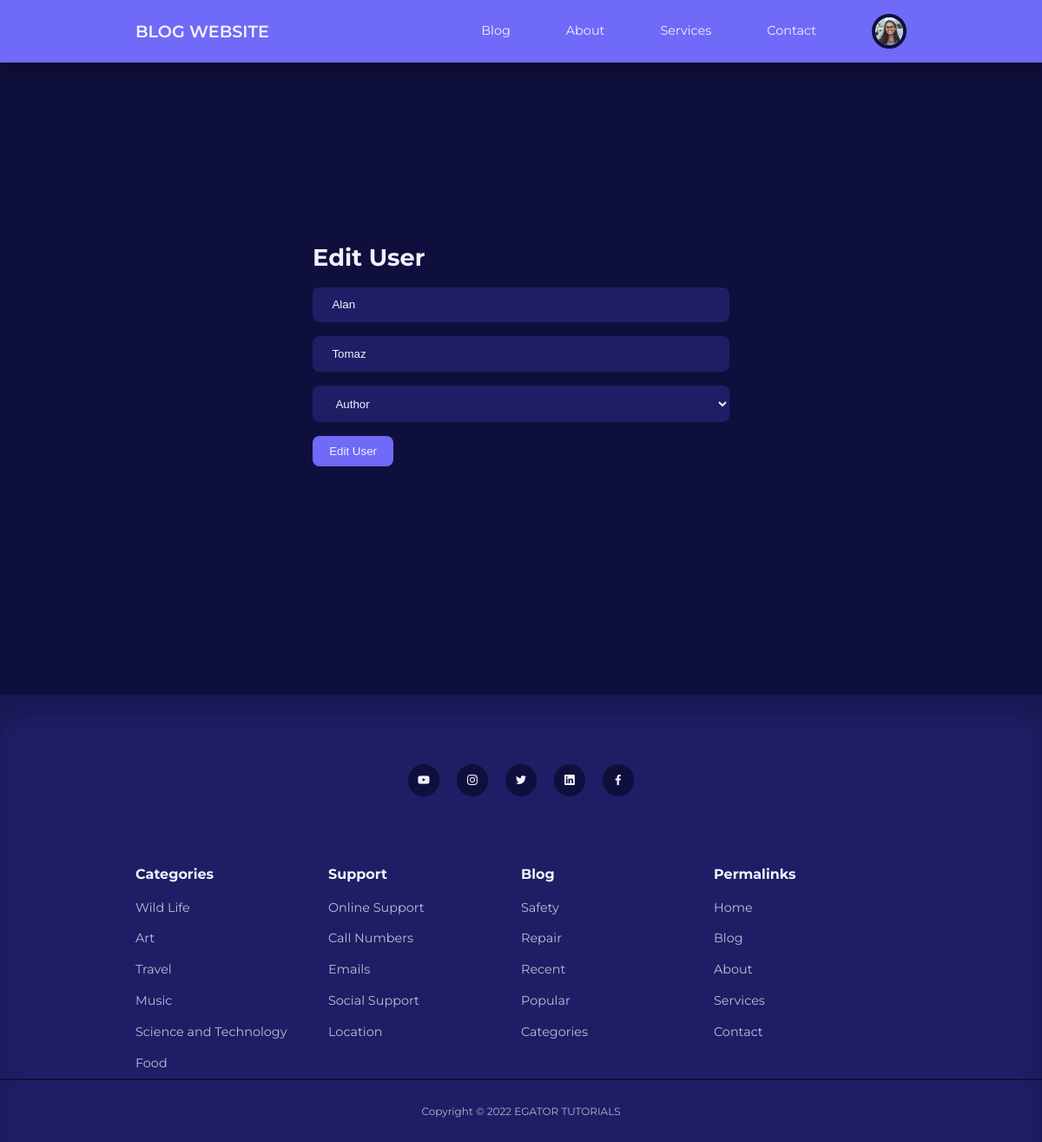
Screenshot of /admin/edit-user.php?id=1 (signed in) with the database file from the repository.
### tables this page shows
CREATE TABLE `users` (
  `id` int(11) UNSIGNED NOT NULL,
  `firstname` varchar(50) NOT NULL,
  `lastname` varchar(50) NOT NULL,
  `username` varchar(50) NOT NULL,
  `email` varchar(100) NOT NULL,
  `password` varchar(255) NOT NULL,
  `avatar` varchar(255) NOT NULL,
  `is_admin` tinyint(1) NOT NULL
);

### admin/partials/header.php (called while the page is built, shortened)
<?php
require $_SERVER['DOCUMENT_ROOT'] . '/Blog/partials/header.php';
?>

### admin/edit-user.php (the view, shortened to what this page needs)
<?php
  include $_SERVER['DOCUMENT_ROOT'] . '/Blog/admin/partials/header.php';
  if (isset($_GET['id'])) {
      $id = filter_var($_GET['id'], FILTER_SANITIZE_NUMBER_INT);
      $query = "SELECT * FROM users WHERE id='$id'";
      $result = mysqli_query($connection, $query);
      $user = mysqli_fetch_assoc($result);
  } else {
      header('location: ' . ROOT_URL . 'admin/manage-users.php');
  }
  ?>
<section class="form-section add-content">
    <div class="container form-section-container ">
        <h2>Edit User</h2>
        <form action="<?= ROOT_URL ?>admin/edit-user-logic.php" enctype="multipart/form-data" method="POST">
            <input type="text" name="firstname" value="<?= $user["firstname"] ?>" placeholder="First Name">
            <input type="text" name="lastname" value="<?= $user["lastname"] ?>" placeholder="Last Name">
            <select name="user-role">
                <option value="0" selected>Author</option>
            </select>
            <button type="submit" name="submit" class="btn">Edit User</button>
        </form>
    </div>
</section>
<?php
  include $_SERVER['DOCUMENT_ROOT'] . '/Blog/partials/footer.php';
  ?>

### partials/header.php (shortened to what this page needs)
<?php
require $_SERVER['DOCUMENT_ROOT'] . '/Blog/config/database.php';
if(isset($_SESSION['user-id'])) {
    $id = filter_var($_SESSION['user-id'], FILTER_SANITIZE_FULL_SPECIAL_CHARS);
    $query = "SELECT avatar from users WHERE id = '$id'";
    $result = mysqli_query($connection, $query);
    $avatar = mysqli_fetch_assoc($result);
}
?>
<!DOCTYPE html>
<html lang="en">
<head>
    <link rel="stylesheet" href="<?php echo ROOT_URL ?>css/style.css">
    <link rel="stylesheet" href="https://unicons.iconscout.com/release/v4.0.0/css/line.css">
</head>
<body>
    <nav>
        <div class="container nav-container">
            <a href="<?php echo ROOT_URL ?>index.php" class="nav-logo">BLOG WEBSITE</a>
            <ul class="nav-items">
                <li><a href="<?php echo ROOT_URL ?>pages/blog.php">Blog</a></li>
                <li><a href="<?php echo ROOT_URL ?>pages/about.php">About</a></li>
                <li><a href="<?php echo ROOT_URL ?>pages/services.php">Services</a></li>
                <li><a href="<?php echo ROOT_URL ?>pages/contact.php">Contact</a></li>
               <?php if (isset($_SESSION['user-id'])) : ?>
                <li class="nav-profile">
                    <div class="avatar">
                        <img src="<?php echo ROOT_URL . "img/" . $avatar['avatar'] ?>">
                    </div>
                </li>
                <?php else : ?>
                <li><a href="pages/signin.php">Sign In</a></li>
                <?php endif ?>
            </ul>
        </div>
    </nav>

### css/style.css (style rules this page uses)
:root { --color-primary: #6f6af8; --color-primary-light: hsl(242, 91%, 69%, 18%); --color-primary-variant: #5854c7; --color-red: #da0f3f; --color-red-light: hsl(346, 87%, 46%, 15%); --color-green: #00c476; --color-green-light: hsl(156, 100%, 38%, 15%); --color-gray-900: #1e1e66; --color-gray-700: #2d2b7c; --color-gray-300: rgba(242, 242, 254, 0.3); --color-gray-200: rgba(242, 242, 254, 0.7); --color-white: #f2f2fe; --color-bg: #0f0f3e; --transition: all 300ms ease; --container-width-lg: 74%; --container-width-md: 88%; --form-width: 40%; --card-border-radius-1: 0.3rem; --card-border-radius-2: 0.5rem; --card-border-radius-3: 0.8rem; --card-border-radius-4: 2rem; --card-border-radius-5: 5rem; }
* { margin: 0; padding: 0; outline: 0; border: 0; appearance: 0; list-style: none; text-decoration: none; box-sizing: border-box; }
body { font-family: 'Montserrat', sans-serif; line-height: 1.6; color: var(--color-gray-200); overflow-x: hidden; background: var(--color-bg); font-size: 0.9rem; }
.container { width: var(--container-width-lg); max-width: 1800px; margin-inline: auto; }
section { margin-top: 3rem; width: 100vw; }
h1, h2, h3, h4, h5, h6 { color: var(--color-white); line-height: 1.3; }
h2 { font-size: 1.7rem; margin: 1rem 0; }
a { color: var(--color-white); transition: var(--transition); }
img { display: block; width: 100%; object-fit: cover; }
nav { background: var(--color-primary); width: 100vw; height: 4.5rem; position: fixed; top: 0; z-index: 10; box-shadow: 0 1rem 1rem rgba(0, 0, 0, 0.2); }
.nav-container { height: 100%; display: flex; align-items: center; justify-content: space-between; }
.avatar { width: 2.5rem; height: 2.5rem; border-radius: 50%; overflow: hidden; border: 0.3rem solid var(--color-bg); }
.nav-logo { font-weight: 600; font-size: 1.2rem; }
.nav-items { display: flex; align-items: center; gap: 4rem; }
.nav-profile { position: relative; cursor: pointer; }
.btn { display: inline-block; width: fit-content; padding: 0.6rem 1.2rem; background-color: var(--color-primary); border-radius: var(--card-border-radius-2); cursor: pointer; transition: var(--transition); color: var(--color-white); }
.form-section { display: grid; place-items: center; height: 100vh; margin-top: 0rem; }
.form-section-container { width: var(--form-width); }
form { display: flex; flex-direction: column; gap: 1rem; }
input, textarea, select { padding: 0.8rem 1.4rem; background: var(--color-gray-900); border-radius: var(--card-border-radius-2); resize: none; color: var(--color-white); }

### rows the page displays
users: avatar (picture)
users: firstname "Alan", lastname "Tomaz"
